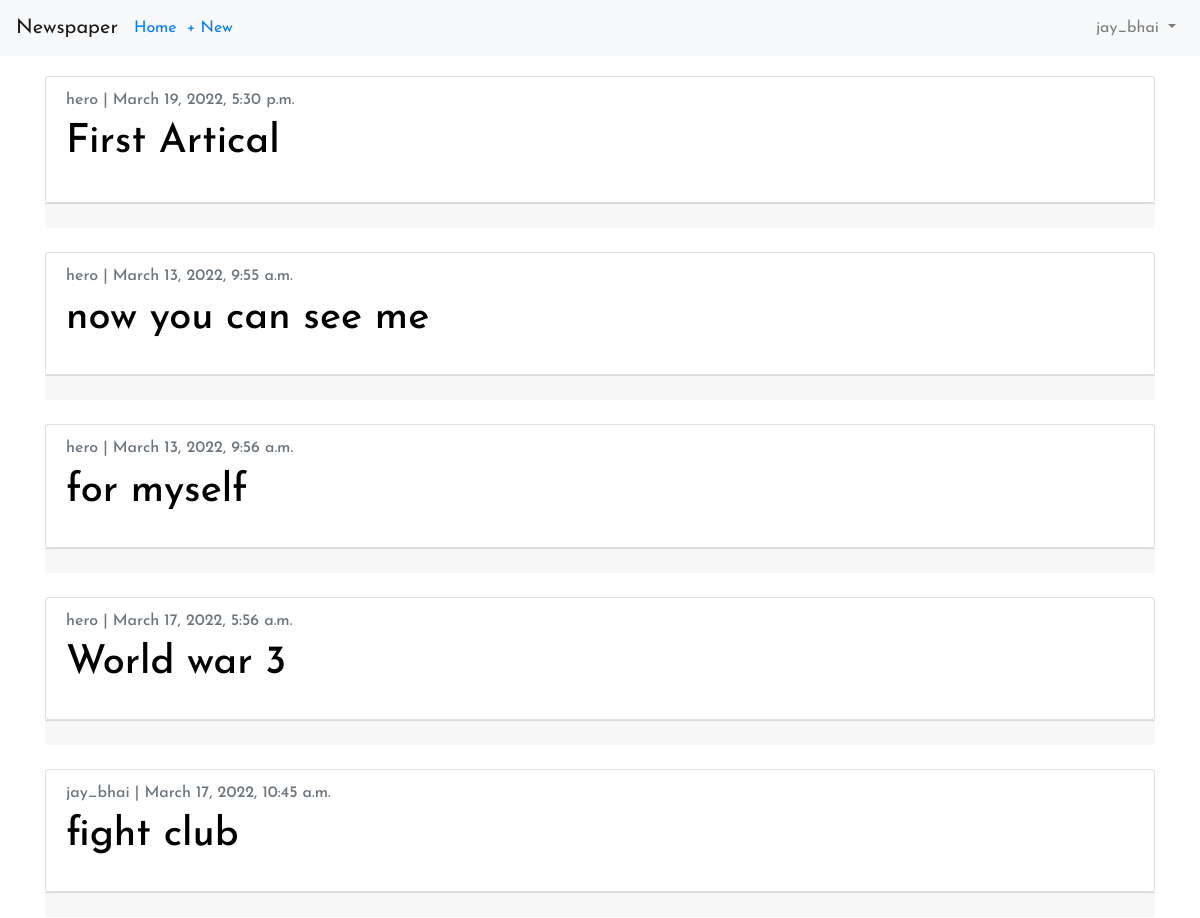
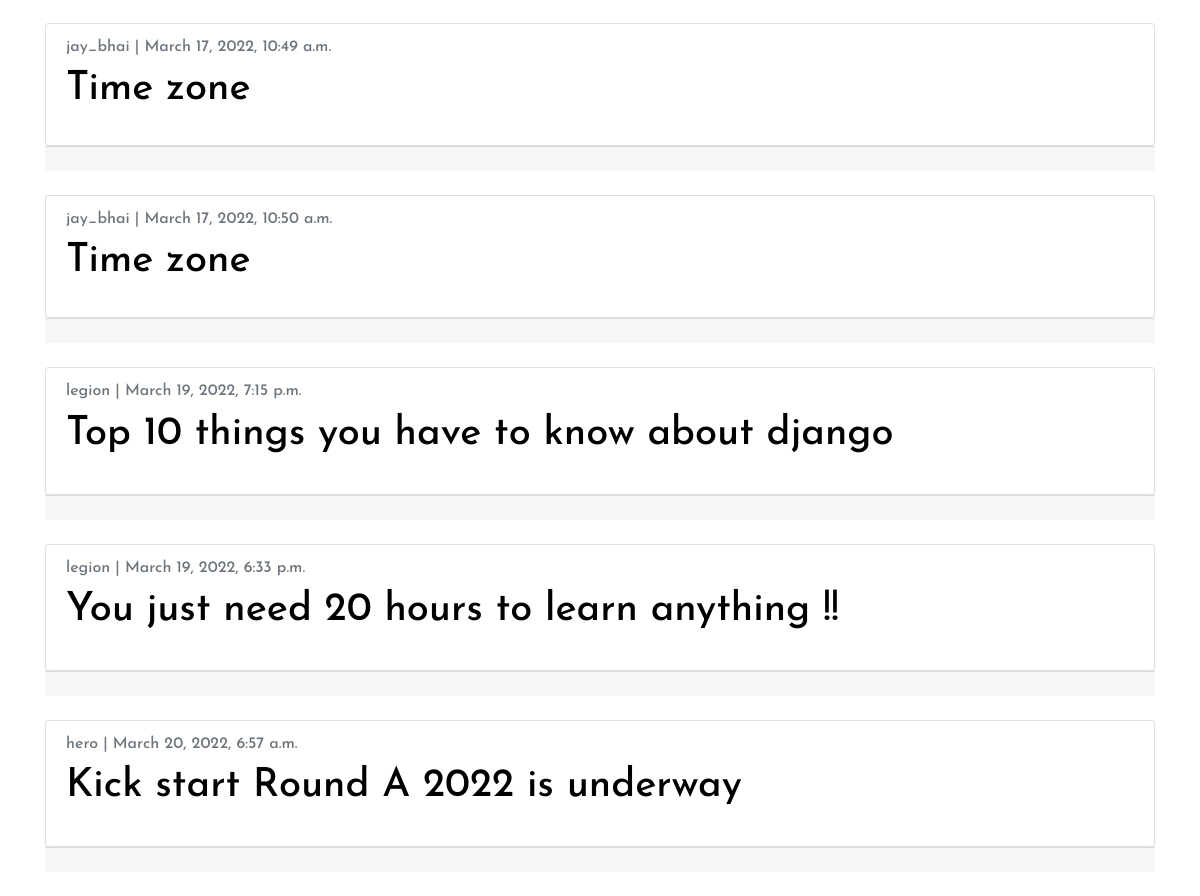
The app's page /artical/ (signed in) with its own data (2 pictures, top to bottom).
### users/models.py (models this page shows)
class CustomUser(AbstractUser):
    age = models.PositiveBigIntegerField(null=True, blank= True)

### artical/models.py (models this page shows, shortened)
class Artical(models.Model):
    title = FroalaField(max_length=225)
    body = FroalaField(blank = True)
    date = models.DateTimeField(auto_now=True)
    author = models.ForeignKey(
        get_user_model(),
        on_delete= models.CASCADE,
    )

### artical/views.py (the view)
# urls.py: path('', ArticleListView.as_view(), name='article_list'),
class ArticleListView(ListView):
    model = Artical
    template_name = 'article_list.html'
    login_url  = 'login'

### templates/article_list.html (shortened to what this page needs)
{% extends 'base.html' %}
{% block content %}
<div style="margin-top: 20px;">
{% for article in object_list %}
<div class="card" style="font-family: 'Josefin Sans', sans-serif;">
    <div class="card-body">
      <h6 class="card-subtitle mb-2 text-muted" >{{ article.author }} | {{ article.date }}</h6>
      <h1 class="card-title"><a href="{% url 'article_detail' article.pk %}" style="color: black; text-decoration: none; ">{{ article.title | safe }}</a></h1>
    </div>
  </div>
<div class="card-footer">
    </div>
<br />
{% endfor %}
</div>
{% endblock content %}

### templates/base.html (shortened to what this page needs)
<!DOCTYPE html>
<html lang="en">
<head>
    <link rel="stylesheet" href="https://cdn.jsdelivr.net/npm/bootstrap@4.1.3/dist/css/bootstrap.min.css">
</head>
<body style="font-family: 'Josefin Sans', sans-serif;">
    <nav class="navbar navbar-expand-md navbar-light bg-light mb-Ǔ">
        <a class="navbar-brand" href="{% url 'home' %}" >Newspaper</a>
        <a href="{% url 'article_list' %}"  style="margin-right: 10px;">Home</a>
        {% if user.is_authenticated %}
            <ul class="navbar-nav mr-auto">
            <li class="nav-item" ><a href="{% url 'article_new' %}" >+ New</a></li>
            </ul>
        {% endif %}
<div class="collapse navbar-collapse" id="navbarCollapse">
{% if user.is_authenticated %}
<ul class="navbar-nav ml-auto">
<li class="nav-item">
<a class="nav-link dropdown-toggle" href="#" id="userMenu"
data-toggle="dropdown" aria-haspopup="true"
aria-expanded="false">
{{ user.username }}
</a>
</li>
</ul>
{% endif %}
</div>
</nav>
<div class="container">
{% block content %}
{% endblock content %}
</div>
</body>
</html>

### records on screen
CustomUser: username "jay_bhai"
Artical: author "hero", date "March 19, 2022, 5:30 p.m.", title "First Artical"
Artical: author "hero", date "March 13, 2022, 9:55 a.m.", title "now you can see me"
Artical: author "hero", date "March 13, 2022, 9:56 a.m.", title "for myself"
Artical: author "hero", date "March 17, 2022, 5:56 a.m.", title "World war 3"
Artical: author "jay_bhai", date "March 17, 2022, 10:45 a.m.", title "fight club"
Artical: author "jay_bhai", date "March 17, 2022, 10:49 a.m.", title "Time zone"
Artical: author "jay_bhai", date "March 17, 2022, 10:50 a.m.", title "Time zone"
Artical: author "legion", date "March 19, 2022, 7:15 p.m.", title "Top 10 things you have to know about django"
Artical: author "legion", date "March 19, 2022, 6:33 p.m.", title "You just need 20 hours to learn anything !!"
Artical: author "hero", date "March 20, 2022, 6:57 a.m.", title "Kick start Round A 2022 is underway"
